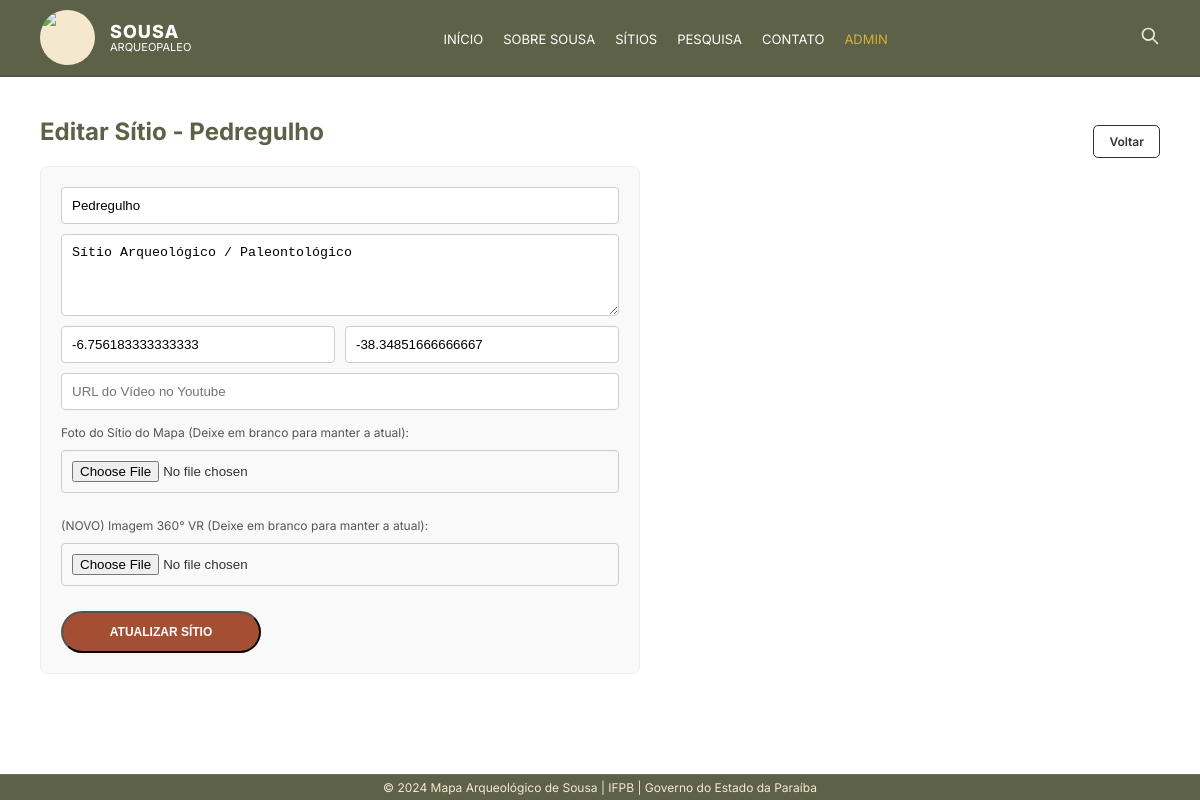
Screenshot of /admin/site/edit/4 (signed in) with the database file from the repository.
### models.py (models this page shows)
class Site(db.Model):
    id = db.Column(db.Integer, primary_key=True)
    name = db.Column(db.String(200), nullable=False)
    description = db.Column(db.Text, nullable=True)
    latitude = db.Column(db.Float, nullable=False)
    longitude = db.Column(db.Float, nullable=False)
    youtube_url = db.Column(db.String(500), nullable=True)
    photo_filename = db.Column(db.String(255), nullable=True)
    image_vr_filename = db.Column(db.String(255), nullable=True)

### app.py (the view, shortened to what this page needs)
@app.route('/admin/site/edit/<int:id>', methods=['GET', 'POST'])
@login_required
def edit_site(id):
    site = Site.query.get_or_404(id)
    return render_template('edit_site.html', site=site)

### app.py (called while the page is built)
@login_manager.user_loader
def load_user(user_id):
    return User.query.get(int(user_id))

### templates/edit_site.html (shortened to what this page needs)
{% extends "base.html" %}
{% block content %}
<div class="admin-container">
    <div style="display:flex; justify-content:space-between; align-items:center;">
        <h2>Editar Sítio - {{ site.name }}</h2>
        <a href="{{ url_for('admin_dashboard') }}" class="btn-secondary" style="border: 1px solid #333;">Voltar</a>
    </div>
    <form class="admin-form" method="POST" action="{{ url_for('edit_site', id=site.id) }}" enctype="multipart/form-data" style="background:#f9f9f9; padding:20px; border-radius:8px; border:1px solid #eee;">
        <input type="text" name="name" value="{{ site.name }}" required>
        <textarea name="description" rows="4">{{ site.description or '' }}</textarea>
        <div style="display:flex; gap:10px;">
            <input type="number" step="any" name="latitude" value="{{ site.latitude }}" required style="flex:1;">
            <input type="number" step="any" name="longitude" value="{{ site.longitude }}" required style="flex:1;">
        </div>
        <input type="url" name="youtube_url" value="{{ site.youtube_url or '' }}" placeholder="URL do Vídeo no Youtube">
        <label style="font-size:12px; margin-top:5px; color:#555;">Foto do Sítio do Mapa (Deixe em branco para manter a atual):</label>
        <input type="file" name="photo" accept="image/*">
        <label style="font-size:12px; margin-top:15px; color:#555;">(NOVO) Imagem 360° VR (Deixe em branco para manter a atual):</label>
        <input type="file" name="photo_vr" accept="image/*">
        <button type="submit" class="btn-primary" style="cursor:pointer; width:200px; margin-top:15px;">ATUALIZAR SÍTIO</button>
    </form>
</div>
{% endblock %}

### static/css/style.css (style rules this page uses)
:root { --primary-color: #5d6148; --header-bg: #5d6148; --text-color: #f4e8cf; --highlight: #d1b88a; --card-bg: rgba(69, 73, 53, 0.95); --btn-color: #a44f33; --btn-hover: #b95d3e; }
* { box-sizing: border-box; margin: 0; padding: 0; }
body, html { height: 100%; font-family: 'Inter', sans-serif; background-color: var(--header-bg); color: var(--text-color); }
body { display: flex; flex-direction: column; }
.btn-primary { display: block; background: var(--btn-color); color: #fff !important; text-align: center; padding: 12px 15px; text-decoration: none; border-radius: 25px; font-weight: 800; font-size: 12px; transition: background 0.3s, color 0.3s; width: 100%; }
.btn-secondary { display: inline-block; background: #fff; color: #333; text-align: center; padding: 8px 15px; text-decoration: none; border-radius: 5px; font-weight: 600; font-size: 12px; transition: background 0.3s; }
.admin-container { padding: 40px; background: #fff; color: #333; flex: 1; overflow-y: auto; }
.admin-container h2 { color: var(--header-bg); margin-bottom: 20px; }
.admin-form { display: flex; flex-direction: column; gap: 10px; max-width: 600px; margin-bottom: 30px; }
.admin-form input, .admin-form textarea { padding: 10px; border: 1px solid #ccc; border-radius: 4px; }

### rows the page displays
Site: name "Pedregulho", description "Sítio Arqueológico / Paleontológico", latitude "-6.756183333333333", longitude "-38.34851666666667"
